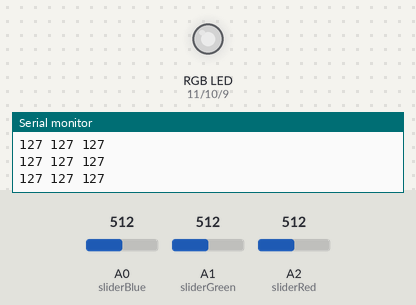
A sketch run on a simulated Arduino Uno, built with avr-gcc and run on an emulated ATmega328P. On the bench: an RGB LED mixed from three pins (HIGH = lit), the last lines printed to the serial monitor. The test bench sets the inputs (shaded band); at power-on: A0 (sliderBlue) = 512, A1 (sliderGreen) = 512, A2 (sliderRed) = 512. Dim RGB values are drawn brighter than linear.

Above: at 1.2 s.
1.3 s: A0 (sliderBlue) set to 419
At 2.5 s:
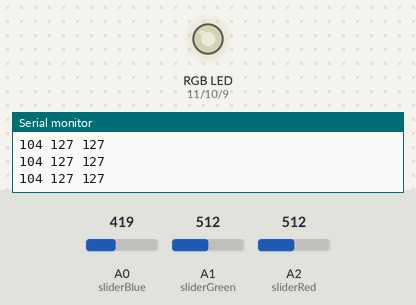
2.8 s: A0 (sliderBlue) set to 383
At 3.8 s:
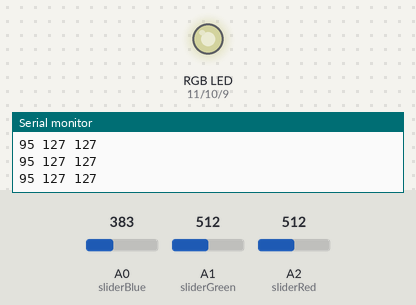
4.3 s: A1 (sliderGreen) set to 416
At 5.3 s:
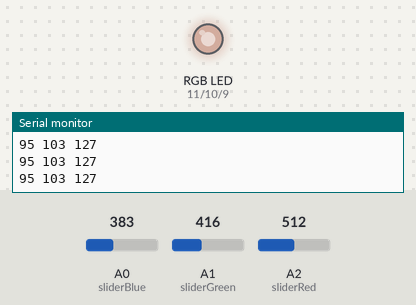
7.3 s: A1 (sliderGreen) set to 391
At 8.5 s:
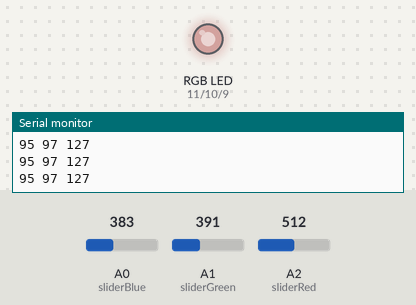
8.8 s: A2 (sliderRed) set to 716
At 9.7 s:
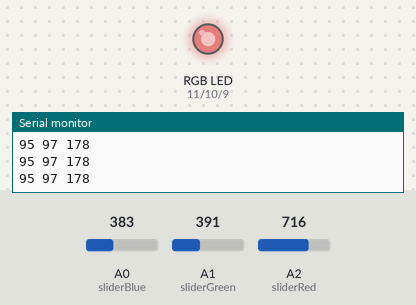
10.3 s: A2 (sliderRed) set to 900
At 10.8 s:
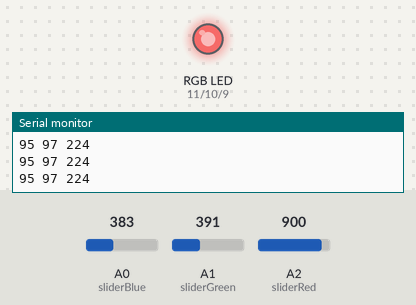
Timing chart, 0 to 12.8 s (numbered marks = the images above; inputs shaded):
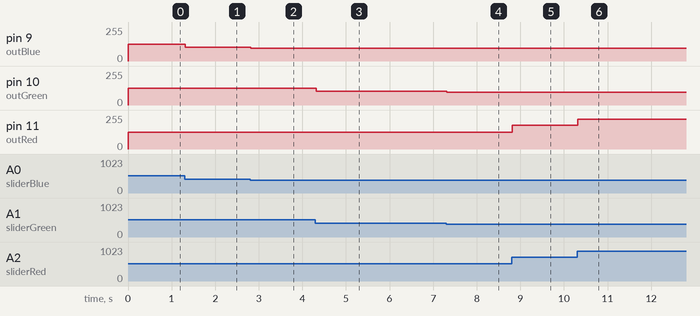

The sketch:

Homework_2.ino
```cpp
/*
Use a separate potentiometer for controlling each color of the RGB LED: Red,
Green, and Blue. This control must leverage digital electronics. Specifically,
you need to read the potentiometer’s value with Arduino and then write a
mapped value to the LED pins.
*/
const int sliderBlue = A0;
const int sliderGreen = A1;
const int sliderRed = A2;
const int outBlue = 9;
const int outGreen = 10;
const int outRed = 11;

int rawValueBlue = 0;
int rawValueGreen = 0;
int rawValueRed = 0;
int mappedValueBlue = 0;
int mappedValueRed = 0;
int mappedValueGreen = 0;

const int minValueSlider = 0;
const int maxValueSlider = 1023;
const int minValueChannel = 0;
const int maxValueChannel = 255;

void setup() {
  // initialize serial communication at 9600 bits per second:
  Serial.begin(9600);
  // set pinmode for the RGB as outputs
  pinMode(outBlue, OUTPUT);
  pinMode(outGreen, OUTPUT);
  pinMode(outRed, OUTPUT);
}
// the loop routine runs over and over again forever:
void loop() {
  //// get raw values from sliders:
  rawValueBlue = analogRead(sliderBlue);
  rawValueGreen = analogRead(sliderGreen);
  rawValueRed = analogRead(sliderRed);

  //// get mapped values from slider range to channel range:
  mappedValueBlue = map(rawValueBlue,
                      minValueSlider, maxValueSlider,
                      minValueChannel, maxValueChannel);
  mappedValueGreen = map(rawValueGreen,
                      minValueSlider, maxValueSlider,
                      minValueChannel, maxValueChannel);
  mappedValueRed = map(rawValueRed,
                      minValueSlider, maxValueSlider,
                      minValueChannel, maxValueChannel);

  // print out the values you output:
  Serial.println(String(mappedValueBlue) + ' ' + String(mappedValueGreen) + ' ' + String(mappedValueRed));

  //// output mapped values on channels:
  analogWrite(outBlue, mappedValueBlue);
  analogWrite(outGreen, mappedValueGreen);
  analogWrite(outRed, mappedValueRed);

  delay(1);    	// delay in between reads for stability
}
```

Measured:
- after the input at 1.3 s, pin 9 (outBlue): 127/255 → 104/255 at once
- after the input at 2.8 s, pin 9 (outBlue): 104/255 → 95/255 at once
- after the input at 4.3 s, pin 10 (outGreen): 127/255 → 103/255 at once
- after the input at 7.3 s, pin 10 (outGreen): 103/255 → 97/255 at once
- after the input at 8.8 s, pin 11 (outRed): 127/255 → 178/255 at once
- after the input at 10.3 s, pin 11 (outRed): 178/255 → 224/255 at once
